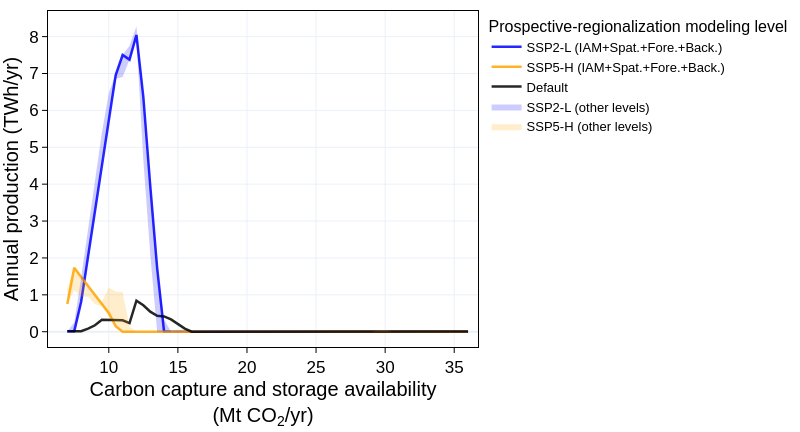

The code cell stored with this chart in its notebook:
### Code cell
plot_sensitivity(sng_prod_techs, file_name='sng', show_legend=show_legend)
